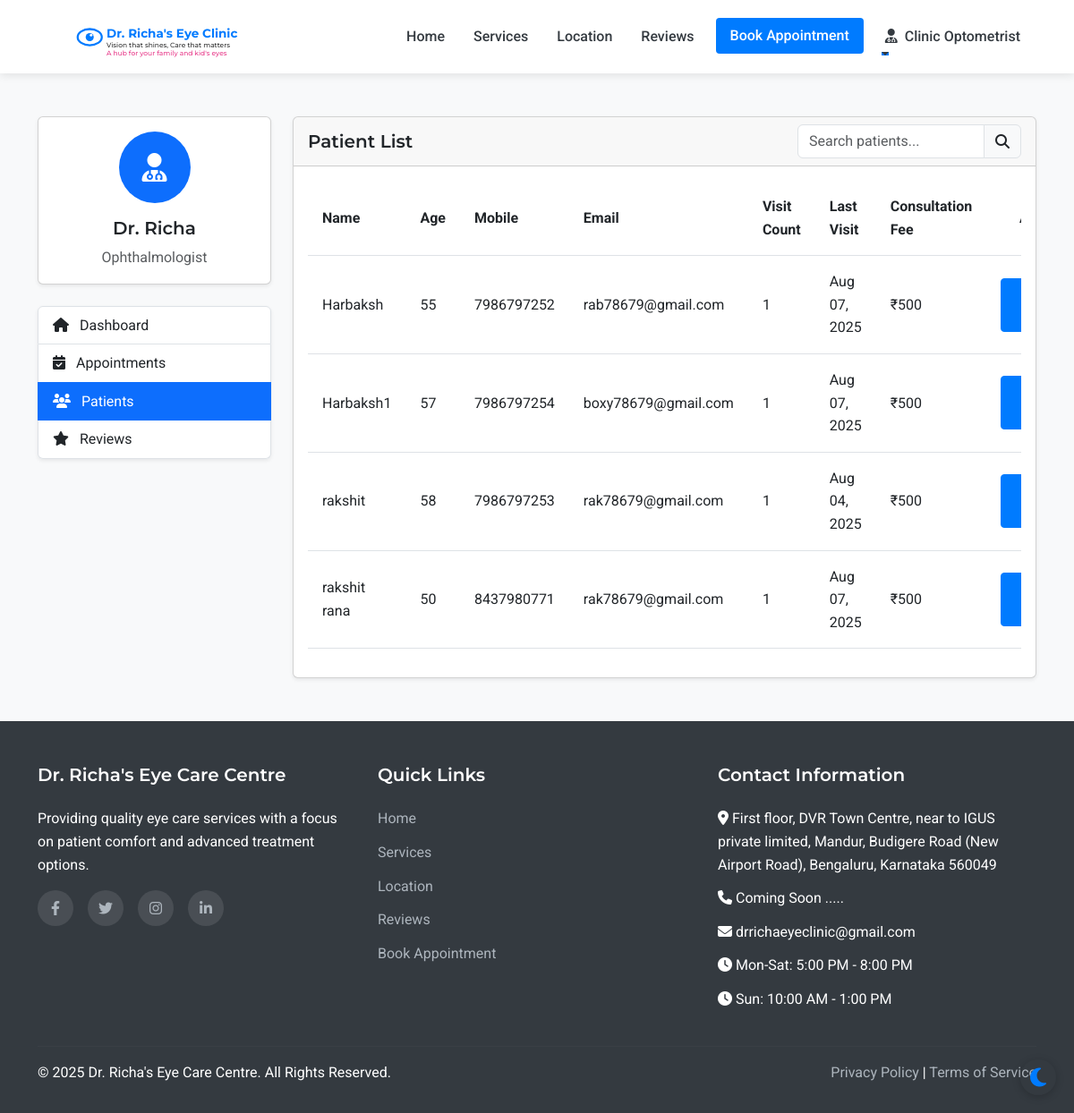
The app's page /admin/patients (signed in), older data.
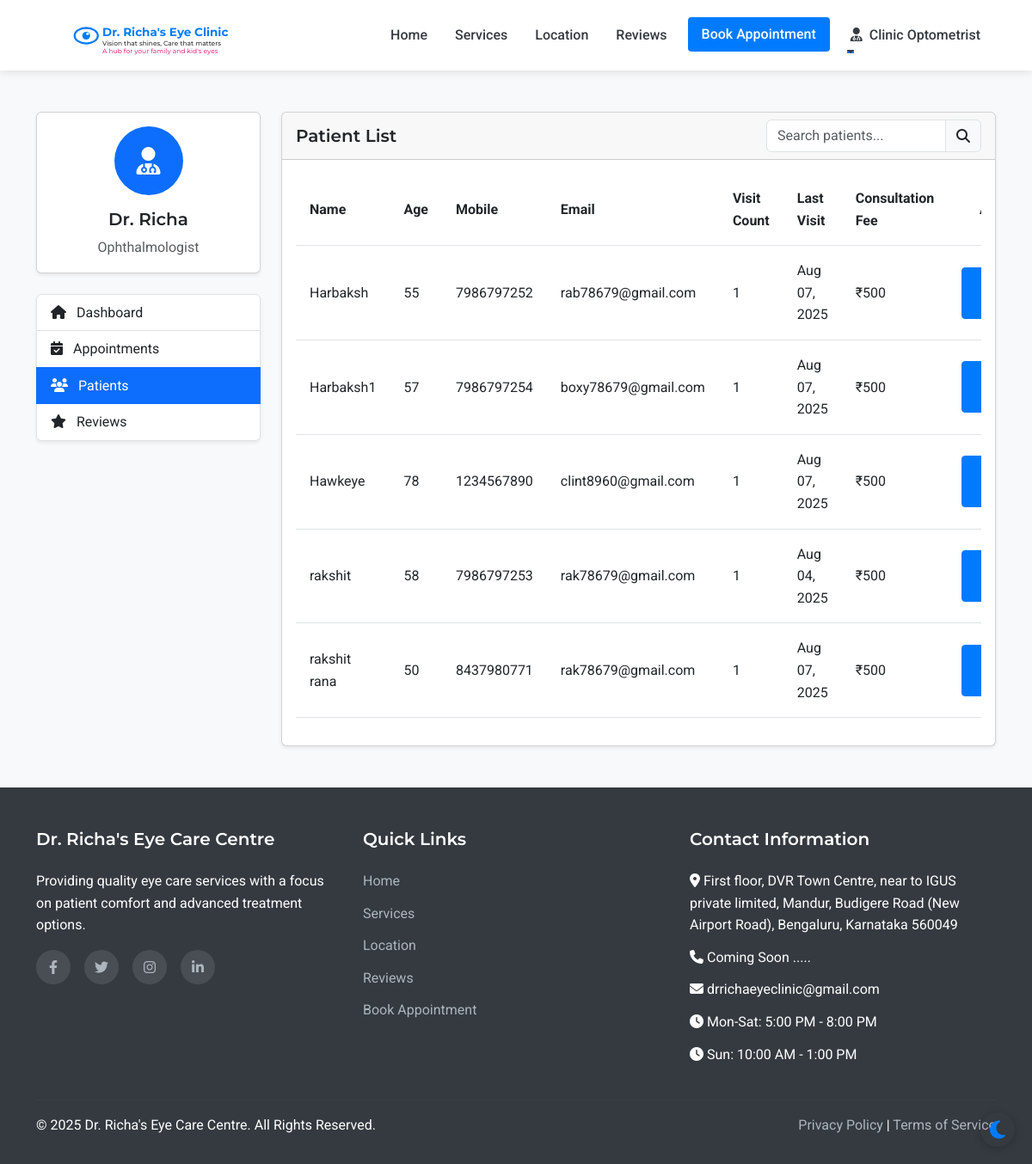
The same page, newer data.
### models.py (models this page shows, shortened)
class Staff(UserMixin, db.Model):
    __abstract__ = True
    id = db.Column(db.Integer, primary_key=True)
    username = db.Column(db.String(64), unique=True, nullable=False)
    email = db.Column(db.String(120), unique=True, nullable=False)
    password_hash = db.Column(db.String(256), nullable=False)
    full_name = db.Column(db.String(100), nullable=False)
    mobile_number = db.Column(db.String(15), nullable=False)

class Assistant(Staff):
    __tablename__ = 'assistant'
    position = db.Column(db.String(100), nullable=True, default='Optometrist')
    full_name = db.Column(db.String(100), nullable=True, default='Optometrist')
    joining_date = db.Column(db.Date, nullable=True)
    salary_records = db.relationship('Salary', backref='assistant', lazy=True)

class Patient(UserMixin, db.Model):
    id = db.Column(db.Integer, primary_key=True)
    full_name = db.Column(db.String(100), nullable=False)
    mobile_number = db.Column(db.String(15), nullable=False)
    email = db.Column(db.String(100), nullable=True)
    age = db.Column(db.Integer, nullable=False)
    sex = db.Column(db.String(10), nullable=True)
    password_hash = db.Column(db.String(256), nullable=True)
    is_registered = db.Column(db.Boolean, default=False)
    created_at = db.Column(db.DateTime, nullable=False, default=datetime.utcnow)
    appointments = db.relationship('Appointment', backref='patient', lazy=True)
    doctor_prescriptions = db.relationship('DoctorPrescription', backref='patient', lazy=True)
    optometrist_prescriptions = db.relationship('OptometristPrescription', backref='patient', lazy=True)

class Appointment(db.Model):
    id = db.Column(db.Integer, primary_key=True)
    patient_id = db.Column(db.Integer, db.ForeignKey('patient.id'), nullable=False)
    appointment_date = db.Column(db.Date, nullable=False)
    appointment_time = db.Column(db.Time, nullable=False)
    primary_issue = db.Column(db.Text, nullable=True)
    referral_info = db.Column(db.String(255), nullable=True)
    status = db.Column(db.String(20), default='scheduled')  # scheduled, completed, cancelled
    created_at = db.Column(db.DateTime, default=datetime.utcnow)
    consultation_fee = db.Column(db.Float, nullable=False, default=500.0)
    payment_status = db.Column(db.String(20), default='pending')  # pending, paid

### routes.py (the view)
@app.route('/admin/patients')
@login_required
def admin_patients():
    if not (isinstance(current_user, Admin) or isinstance(current_user, Doctor) or isinstance(current_user, Assistant)):
        flash('Access denied. Staff privileges required.', 'danger')
        return redirect(url_for('index'))
    patients = Patient.query.order_by(Patient.full_name).all()
    return render_template('admin/patients.html', patients=patients)

### templates/admin/patients.html (shortened to what this page needs)
{% extends 'layout.html' %}
{% block content %}
<section class="py-5 bg-light">
    <div class="container">
        <div class="row">
            <div class="col-lg-3 mb-4">
                <div class="card shadow-sm mb-4">
                    <div class="card-body text-center">
                        <div class="avatar-circle bg-primary text-white mb-3">
                            <i class="fas fa-user-md fa-2x"></i>
                        </div>
                        <h5 class="card-title">Dr. Richa</h5>
                        <p class="card-text text-muted">Ophthalmologist</p>
                    </div>
                </div>
                <div class="list-group shadow-sm">
                    <a href="{{ url_for('admin_dashboard') }}" class="list-group-item list-group-item-action">
                        <i class="fas fa-home me-2"></i> Dashboard
                    </a>
                    <a href="{{ url_for('admin_appointments') }}" class="list-group-item list-group-item-action">
                        <i class="fas fa-calendar-check me-2"></i> Appointments
                    </a>
                    <a href="{{ url_for('admin_patients') }}" class="list-group-item list-group-item-action active">
                        <i class="fas fa-users me-2"></i> Patients
                    </a>
                    <a href="{{ url_for('admin_reviews') }}" class="list-group-item list-group-item-action">
                        <i class="fas fa-star me-2"></i> Reviews
                    </a>
                </div>
            </div>
            <div class="col-lg-9">
                <div class="card shadow-sm">
                    <div class="card-header d-flex justify-content-between align-items-center">
                        <h5 class="mb-0">Patient List</h5>
                        <div class="input-group" style="width: 250px;">
                            <input type="text" class="form-control" id="patientSearch" placeholder="Search patients...">
                            <span class="input-group-text"><i class="fas fa-search"></i></span>
                        </div>
                    </div>
                    <div class="card-body">
                        <div class="table-responsive">
                            <table class="table table-hover" id="patientsTable">
                                <thead>
                                    <tr>
                                        <th>Name</th>
                                        <th>Age</th>
                                        <th>Mobile</th>
                                        <th>Email</th>
                                        <th>Visit Count</th>
                                        <th>Last Visit</th>
                                        <th>Consultation Fee</th>
                                        <th class="text-center">Actions</th>
                                    </tr>
                                </thead>
                                <tbody>
                                    {% for patient in patients %}
                                        <tr>
                                            <td>{{ patient.full_name }}</td>
                                            <td>{{ patient.age }}</td>
                                            <td>{{ patient.mobile_number }}</td>
                                            <td>{{ patient.email }}</td>
                                            <td>{{ patient.appointments|length }}</td>
                                            <td>
                                                {% if patient.appointments %}
                                                    {% set last_appointment = patient.appointments|sort(attribute='appointment_date', reverse=True)|first %}
                                                    {{ last_appointment.appointment_date.strftime('%b %d, %Y') }}
                                                {% else %}
                                                    {{ patient.created_at.strftime('%b %d, %Y') }}
                                                {% endif %}
                                            </td>
                                            <td>₹500</td>
                                            <td>
                                                <a href="{{ url_for('admin_patient_view', patient_id=patient.id) }}" class="btn btn-sm btn-primary">
                                                </a>
                                            </td>
                                        </tr>
                                    {% endfor %}
                                </tbody>
                            </table>
                        </div>
                    </div>
                </div>
            </div>
        </div>
    </div>
</section>
{% endblock %}

### templates/layout.html (shortened to what this page needs)
<!DOCTYPE html>
<html lang="en">
<head>
    <link href="https://cdn.jsdelivr.net/npm/bootstrap@5.3.0-alpha1/dist/css/bootstrap.min.css" rel="stylesheet">
    <link rel="stylesheet" href="https://cdn.jsdelivr.net/npm/flatpickr/dist/flatpickr.min.css">
    <link rel="stylesheet" href="https://cdnjs.cloudflare.com/ajax/libs/font-awesome/6.1.1/css/all.min.css">
    <link rel="stylesheet" href="{{ url_for('static', filename='css/style.css') }}">
</head>
<body>
    <nav class="navbar navbar-expand-lg sticky-top">
        <div class="container">
            <a class="navbar-brand" href="{{ url_for('index') }}" id="clinic-logo">
                <div id="interactive-logo-container" style="height: 60px;"></div>
            </a>
            <div class="collapse navbar-collapse" id="navbarNav">
                <ul class="navbar-nav ms-auto">
                    <li class="nav-item">
                        <a class="nav-link {% if request.path == url_for('index') %}active{% endif %}" href="{{ url_for('index') }}">Home</a>
                    </li>
                    <li class="nav-item">
                        <a class="nav-link {% if request.path == url_for('services') %}active{% endif %}" href="{{ url_for('services') }}">Services</a>
                    </li>
                    <li class="nav-item">
                        <a class="nav-link {% if request.path == url_for('location') %}active{% endif %}" href="{{ url_for('location') }}">Location</a>
                    </li>
                    <li class="nav-item">
                        <a class="nav-link {% if request.path == url_for('reviews') %}active{% endif %}" href="{{ url_for('reviews') }}">Reviews</a>
                    </li>
                    <li class="nav-item">
                        <a class="nav-link btn btn-primary text-white px-3 ms-lg-2" href="{{ url_for('appointment') }}">Book Appointment</a>
                    </li>
                    {% if current_user.is_authenticated %}
                        {% if current_user.__class__.__name__ == 'Patient' %}
                            <li class="nav-item dropdown">
                                <a class="nav-link dropdown-toggle" href="#" id="navbarDropdown" role="button" data-bs-toggle="dropdown" aria-expanded="false">
                                    <i class="fas fa-user me-1"></i> {{ current_user.full_name }}
                                </a>
                                <ul class="dropdown-menu dropdown-menu-end" aria-labelledby="navbarDropdown">
                                    <li><a class="dropdown-item" href="{{ url_for('patient_dashboard') }}">Dashboard</a></li>
                                    <li><a class="dropdown-item" href="{{ url_for('patient_appointments') }}">My Appointments</a></li>
                                    <li><a class="dropdown-item" href="{{ url_for('patient_medical_records') }}">Medical Records</a></li>
                                    <li><hr class="dropdown-divider"></li>
                                    <li><a class="dropdown-item" href="{{ url_for('patient_logout') }}">Logout</a></li>
                                </ul>
                            </li>
                        {% else %}
                            <li class="nav-item dropdown">
                                <a class="nav-link dropdown-toggle" href="#" id="navbarDropdown" role="button" data-bs-toggle="dropdown" aria-expanded="false">
                                    <i class="fas fa-user-md me-1"></i> {{ current_user.full_name }}
                                </a>
                            </li>
                        {% endif %}
                    {% endif %}
                </ul>
            </div>
        </div>
    </nav>
    <main>
        {% block content %}{% endblock %}
    </main>
    <footer>
        <div class="container">
            <div class="row">
                <div class="col-md-4 mb-4 mb-md-0">
                    <h5>Dr. Richa's Eye Care Centre</h5>
                    <p class="mb-3">Providing quality eye care services with a focus on patient comfort and advanced treatment options.</p>
                    <div class="social-icons">
                        <a href="#" aria-label="Facebook"><i class="fab fa-facebook-f"></i></a>
                        <a href="#" aria-label="Twitter"><i class="fab fa-twitter"></i></a>
                        <a href="#" aria-label="Instagram"><i class="fab fa-instagram"></i></a>
                        <a href="#" aria-label="LinkedIn"><i class="fab fa-linkedin-in"></i></a>
                    </div>
                </div>
                <div class="col-md-4 mb-4 mb-md-0">
                    <h5>Quick Links</h5>
                    <ul>
                        <li><a href="{{ url_for('index') }}">Home</a></li>
                        <li><a href="{{ url_for('services') }}">Services</a></li>
                        <li><a href="{{ url_for('location') }}">Location</a></li>
                        <li><a href="{{ url_for('reviews') }}">Reviews</a></li>
                        <li><a href="{{ url_for('appointment') }}">Book Appointment</a></li>
                    </ul>
                </div>
                <div class="col-md-4">
                    <h5>Contact Information</h5>
                    <ul>
                        <li><i class="fas fa-map-marker-alt"></i> First floor, DVR Town Centre, near to     IGUS private limited, Mandur, Budigere Road (New Airport Road), Bengaluru, Karnataka 560049</li>
                        <li><i class="fas fa-phone"></i> Coming Soon .....</li>
                        <li><i class="fas fa-envelope"></i> drrichaeyeclinic@gmail.com</li>
                        <li><i class="fas fa-clock"></i> Mon-Sat: 5:00 PM - 8:00 PM</li>
                        <li><i class="fas fa-clock"></i> Sun: 10:00 AM - 1:00 PM</li>
                    </ul>
                </div>
            </div>
            <hr class="mt-4 mb-3" style="border-color: rgba(255,255,255,0.1);">
            <div class="row">
                <div class="col-md-6">
                    <p class="mb-md-0">&copy; {{ now.year }} Dr. Richa's Eye Care Centre. All Rights Reserved.</p>
                </div>
                <div class="col-md-6 text-md-end">
                    <p class="mb-0">
                        <a href="#">Privacy Policy</a> |
                        <a href="#">Terms of Service</a>
                    </p>
                </div>
            </div>
        </div>
    </footer>
</body>
</html>

Row changes from the older to the newer data that the page shows:
added Patient: full_name "Hawkeye", age "78", mobile_number "1234567890", email "clint8960@gmail.com", appointments|length "1"
added Appointment: appointment_date "Aug 07, 2025"
